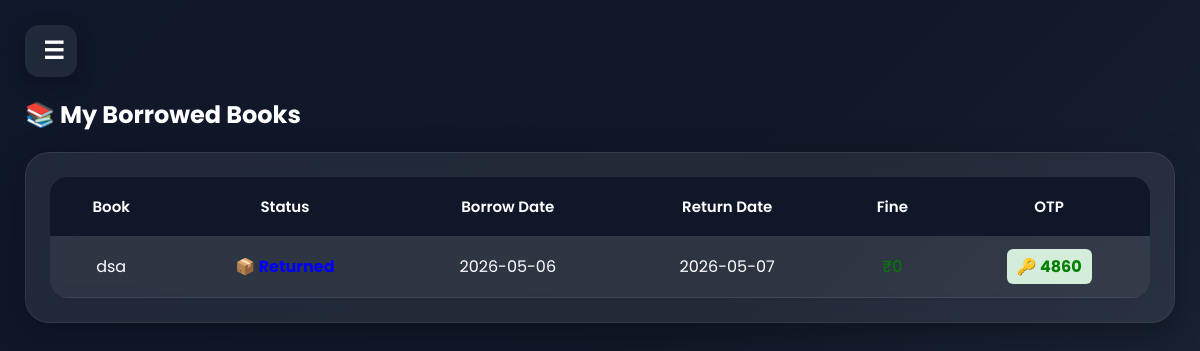
Screenshot of /borrow_history (signed in) with the database file from the repository.
### tables this page shows
CREATE TABLE borrow(
        id INTEGER PRIMARY KEY AUTOINCREMENT,
        book_id INTEGER,
        customer_name TEXT,
        email TEXT,
        phone TEXT,
        address TEXT,
        payment TEXT,
        borrow_date TEXT,
        return_date TEXT,
        status TEXT,
        otp TEXT,
        fine INTEGER DEFAULT 0
    );

CREATE TABLE books(
        id INTEGER PRIMARY KEY AUTOINCREMENT,
        owner_id INTEGER,
        name TEXT,
        author TEXT,
        summary TEXT,
        quantity INTEGER DEFAULT 0,
        price INTEGER DEFAULT 0,
        max_days INTEGER DEFAULT 7,
        fine_per_day INTEGER DEFAULT 1,
        image TEXT
    );

### smart_library/app.py (the view, shortened to what this page needs)
@app.route("/borrow_history")
def borrow_history():
    if session.get("user_type") != "customer":
        return redirect("/customer_login")
    conn = get_db()
    conn.row_factory = sqlite3.Row
    cur = conn.cursor()
    cur.execute("""
        SELECT
            borrow.*,
            books.name,
            books.fine_per_day
        FROM borrow
        JOIN books ON borrow.book_id = books.id
        WHERE borrow.customer_name = ?
        ORDER BY borrow.id DESC
    """, (session["customer_name"],))
    rows = cur.fetchall()
    updated_data = []
    today = datetime.now().date()
    for r in rows:
        r = dict(r)
        fine = 0
        r["fine"] = fine
        updated_data.append(r)
    conn.close()
    return render_template(
        "borrow_history.html",
        data=updated_data
    )

### smart_library/app.py (called while the page is built)
def get_db():
    conn = sqlite3.connect("library.db")
    conn.row_factory = sqlite3.Row
    return conn

### smart_library/templates/borrow_history.html (shortened to what this page needs)
{% extends "base.html" %}
{% block content %}
<h2 style="margin-bottom:20px;">📚 My Borrowed Books</h2>
<div class="card">
<table style="width:100%;border-collapse:collapse;">
<tr style="background:#222;color:white;">
<th>Book</th>
<th>Status</th>
<th>Borrow Date</th>
<th>Return Date</th>
<th>Fine</th>
<th>OTP</th>
</tr>
{% if data %}
    {% for r in data %}
    <tr style="border-bottom:1px solid #ddd;text-align:center;">
    <td>{{ r.name }}</td>
    <td>
        {% if r.status == "Approved" %}
            <span style="color:green;font-weight:bold;">
                ✔ Approved
            </span>
        {% elif r.status == "Pending" %}
            <span style="color:orange;font-weight:bold;">
                ⏳ Pending
            </span>
        {% elif r.status == "Returned" %}
            <span style="color:blue;font-weight:bold;">
                📦 Returned
            </span>
        {% else %}
            <span style="color:red;font-weight:bold;">
                ❌ Rejected
            </span>
        {% endif %}
    </td>
    <td>
        {{ r.borrow_date }}
    </td>
    <td>
        {{ r.return_date }}
    </td>
    <td>
        {% if r.fine and r.fine > 0 %}
            <span style="color:red;font-weight:bold;">
                ₹{{ r.fine }}
            </span>
        {% else %}
            <span style="color:green;">
                ₹0
            </span>
        {% endif %}
    </td>
    <td>
        <span style="
            background:#d4edda;
            color:green;
            padding:6px 10px;
            border-radius:6px;
            font-weight:bold;
        ">
            🔑 {{ r.otp }}
        </span>
    </td>
    </tr>
    {% endfor %}
{% endif %}
</table>
</div>
{% endblock %}

### smart_library/templates/base.html (style rules this page uses)
* { margin:0; padding:0; box-sizing:border-box; }
body { font-family:'Poppins',sans-serif; background:linear-gradient(135deg,#0f172a,#111827,#1e293b); color:white; display:flex; min-height:100vh; overflow-x:hidden; }
.card { background:rgba(255,255,255,0.08); backdrop-filter:blur(14px); border:1px solid rgba(255,255,255,0.08); border-radius:24px; padding:24px; box-shadow:0 8px 32px rgba(0,0,0,0.28); transition:0.3s ease; }
table { width:100%; border-collapse:collapse; overflow:hidden; border-radius:18px; background:rgba(255,255,255,0.05); }
th { background:rgba(15,23,42,0.95); color:white; padding:18px; font-size:15px; font-weight:600; }
td { padding:18px; text-align:center; border-bottom:1px solid rgba(255,255,255,0.08); }

### rows the page displays
borrow: name "dsa", status "📦 Returned", borrow_date "2026-05-06", return_date "2026-05-07", fine "₹0", otp "4860"
